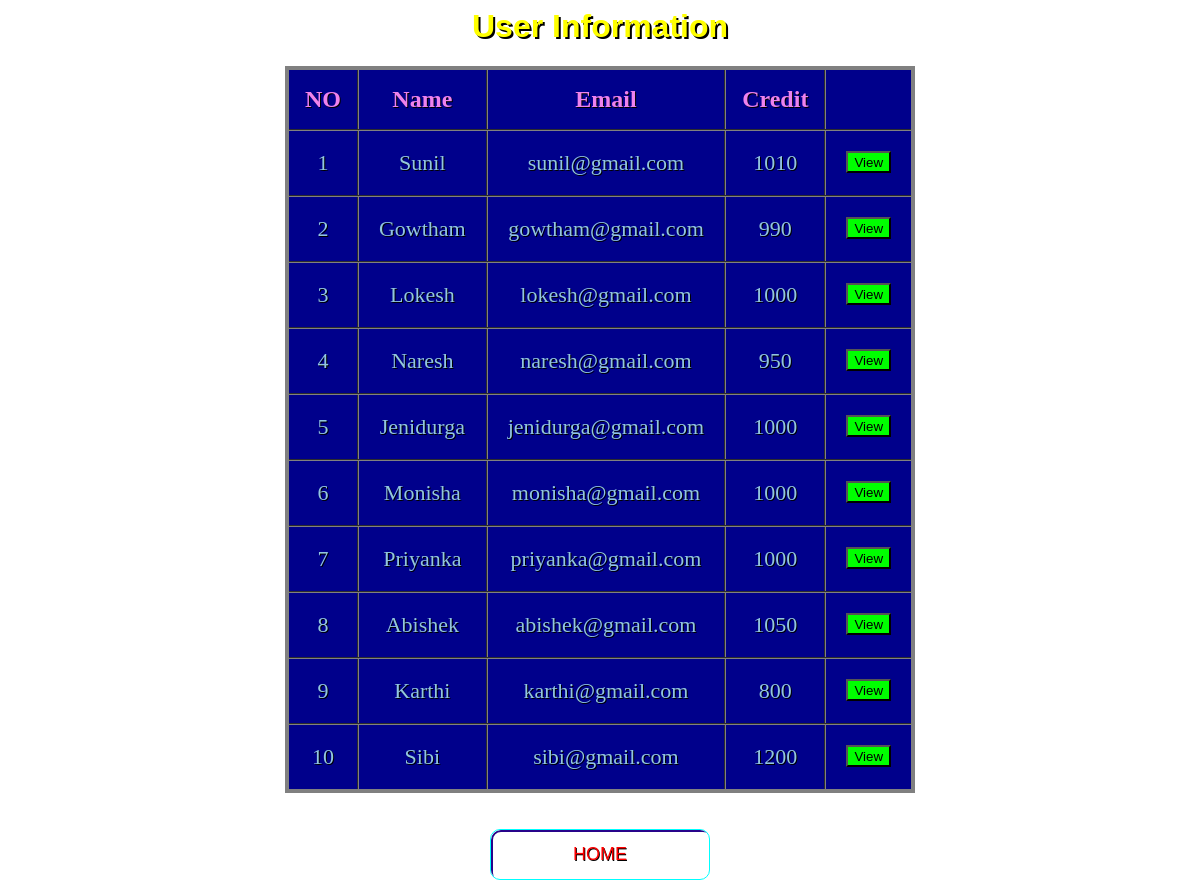
The app's page /getdetail.php with its own data.
### tables this page shows
CREATE TABLE `users` (
  `name` varchar(50) NOT NULL,
  `email` varchar(50) NOT NULL,
  `amount` double DEFAULT NULL
);

### getdetail.php (the view, shortened to what this page needs)
<?php
$con=mysqli_connect('localhost','root','','banking_system');
$q="select * from users ";
$result=mysqli_query($con,$q);
?>
<html>
<head>
   <link rel="stylesheet" href="button.css">
</head>
<body>
	<h1 style="color:#ffff00;text-shadow: 2px 2px black;">User Information</h1>
    <table class="flat-table-1">
		<thead>
			<th>NO</th>
			<th>Name</th>
			<th>Email</th>
			<th>Credit</th>
			<th></th>
		</thead>
		<tbody>
		<tr>
			<?php
				$row=mysqli_fetch_array($result);
			?>
			<td> 1</td>
			<td><?php echo  $row["name"]; ?></td>
			<td><?php echo  $row["email"]; ?></td>
			<td><?php echo  $row["amount"]; ?></td>
			<td>
				<form action="user.php" method="post"  class="view">
					<button class="button1" type="submit" name="name" value="Sunil">View</button>
				</form>
			</td>
		</tr>
		<tr>
			<?php
				$row=mysqli_fetch_array($result);
			?>
			<td> 2</td>
			<td><?php echo  $row["name"]; ?></td>
			<td><?php echo  $row["email"]; ?></td>
			<td><?php echo  $row["amount"]; ?></td>
			<td>
				<form action="user.php" method="post" class="view">
					<button class="button1" type="submit" name="name" value="Gowtham">View</button>
				</form>
			</td>
		</tr>
        <tr>
			<?php
				$row=mysqli_fetch_array($result);
			?>
			<td> 3</td>
			<td><?php echo  $row["name"]; ?></td>
			<td><?php echo  $row["email"]; ?></td>
			<td><?php echo  $row["amount"]; ?></td>
			<td>
				<form action="user.php" method="post" class="view">
					<button class="button1" type="submit" name="name" value="Lokesh">View</button>
				</form>
			</td>
		</tr>
        <tr>
			<?php
				$row=mysqli_fetch_array($result);
			?>
			<td> 4</td>
			<td><?php echo  $row["name"]; ?></td>
			<td><?php echo  $row["email"]; ?></td>
			<td><?php echo  $row["amount"]; ?></td>
			<td>
				<form action="user.php" method="post" class="view">
					<button class="button1" type="submit" name="name" value="Naresh">View</button>
				</form>
			</td>
        </tr>
        <tr>
			<?php
				$row=mysqli_fetch_array($result);
			?>
			<td> 5</td>
			<td><?php echo  $row["name"]; ?></td>
			<td><?php echo  $row["email"]; ?></td>
			<td><?php echo  $row["amount"]; ?></td>
			<td>
				<form action="user.php" method="post" class="view">
					<button class="button1" type="submit" name="name" value="Jenidurga">View</button>
				</form>
			</td>
		</tr>
        <tr>
			<?php
				$row=mysqli_fetch_array($result);
			?>
			<td> 6</td>
			<td><?php echo  $row["name"]; ?></td>
			<td><?php echo  $row["email"]; ?></td>
			<td><?php echo  $row["amount"]; ?></td>
			<td>
				<form action="user.php" method="post" class="view">
					<button class="button1" type="submit" name="name" value="Monisha">View</button>
				</form>
			</td>
        </tr>
        <tr>
			<?php
				$row=mysqli_fetch_array($result);
			?>
			<td> 7</td>
			<td><?php echo  $row["name"]; ?></td>
			<td><?php echo  $row["email"]; ?></td>
			<td><?php echo  $row["amount"]; ?></td>
			<td>
				<form action="user.php" method="post" class="view">
					<button class="button1"type="submit" name="name" value="Priyanka">View</button>
				</form>
			</td>
		</tr>
        <tr>
			<?php
				$row=mysqli_fetch_array($result);
			?>
			<td> 8</td>
			<td><?php echo  $row["name"]; ?></td>
			<td><?php echo  $row["email"]; ?></td>
			<td><?php echo  $row["amount"]; ?></td>
			<td>
				<form action="user.php" method="post" class="view">
					<button class="button1"type="submit" name="name" value="Abishek">View</button>
				</form>
			</td>
		</tr>
        <tr>
			<?php
				$row=mysqli_fetch_array($result);
			?>
			<td> 9</td>
			<td><?php echo  $row["name"]; ?></td>
			<td><?php echo  $row["email"]; ?></td>
			<td><?php echo  $row["amount"]; ?></td>
			<td>
				<form action="user.php" method="post" class="view">
					<button class="button1"type="submit" name="name" value="Karthi">View</button>
				</form>
			</td>
        </tr>
        <tr>
			<?php
				$row=mysqli_fetch_array($result);
			?>
			<td> 10</td>
			<td><?php echo  $row["name"]; ?></td>
			<td><?php echo  $row["email"]; ?></td>
			<td><?php echo  $row["amount"]; ?></td>
			<td>
				<form action="user.php" method="post" class="view">
					<button class="button1"type="submit" name="name" value="Sibi">View</button>
				</form>
			</td>
		</tr>
		</tbody>
	</table><br><br>
<div class="buttons">
	<a href="index.php">
    <button class="glow-on-hover">HOME</button>
	</a>
</div>
</body>
</html>

### button.css (style rules this page uses)
.glow-on-hover { width: 220px; height: 51px; outline: none; color: red; font-size:18px; background:transparent; text-shadow: 0.7px 0.7px black; overflow: hidden; cursor: pointer; position: relative; z-index: 0; border-radius: 10px; border: 1px solid #00FFFF; }
.glow-on-hover:before { content: ''; background: linear-gradient(45deg, #ff0000, #ff7300, #fffb00, #48ff00, #00ffd5, #002bff, #7a00ff, #ff00c8, #ff0000); position: absolute; top: -2px; left:-2px; background-size: 400%; z-index: -1; filter: blur(5px); width: calc(100% + 4px); height: calc(100% + 4px); animation: glowing 20s linear infinite; opacity: 0; transition: opacity .3s ease-in-out; border-radius: 10px; }
.glow-on-hover:after { z-index: -1; content: ''; position: absolute; width: 100%; height: 100%; left: 0; top: 0; border-radius: 10px; border: 2px solid #28048a; background:transparent; }

### getdetail.php (style rules this page uses)
body { text-align:center; }
.flat-table-1 { background: #00008b; }
h1 { font-family: Arial, Times, serif; }
table { text-align:center; margin-left: auto; margin-right: auto; border:4px solid gray; border-collapse:collapse; }
th { color:violet; font-size:24px; padding:16px; }
td { text-align:center; font-size:22px; color: #92c6df; padding: 0px 20px 0px 20px; }
tr { transition: background 0.3s, box-shadow 0.3s; }
th,td { border-collapse:collapse; border:2px groove gray; text-shadow: 1px 1px black; }
.button1 { background-color:lime; text-align:center; padding-top:2px; }
.view { top:50%; padding-top:20px; text-align:center; }
body { background-image:url("images/12.jpg"); background-position: center; background-repeat: no-repeat; background-size: cover; }

### records on screen
users: name "Sunil", email "sunil@gmail.com", amount "1010"
users: name "Gowtham", email "gowtham@gmail.com", amount "990"
users: name "Lokesh", email "lokesh@gmail.com", amount "1000"
users: name "Naresh", email "naresh@gmail.com", amount "950"
users: name "Jenidurga", email "jenidurga@gmail.com", amount "1000"
users: name "Monisha", email "monisha@gmail.com", amount "1000"
users: name "Priyanka", email "priyanka@gmail.com", amount "1000"
users: name "Abishek", email "abishek@gmail.com", amount "1050"
users: name "Karthi", email "karthi@gmail.com", amount "800"
users: name "Sibi", email "sibi@gmail.com", amount "1200"
